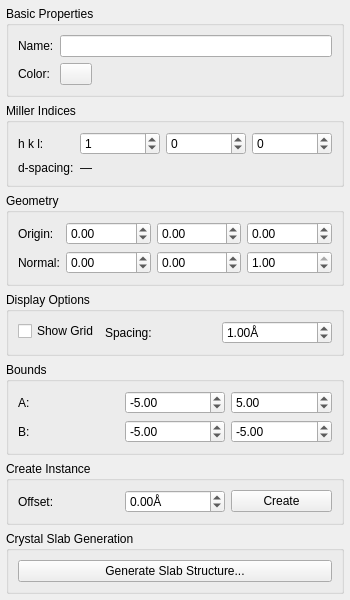
<?xml version="1.0" encoding="UTF-8"?>
<ui version="4.0">
 <class>PlaneInfoWidget</class>
 <widget class="QWidget" name="PlaneInfoWidget">
  <property name="geometry">
   <rect>
    <x>0</x>
    <y>0</y>
    <width>350</width>
    <height>600</height>
   </rect>
  </property>
  <property name="windowTitle">
   <string>Form</string>
  </property>
  <layout class="QVBoxLayout" name="verticalLayout">
   <property name="spacing">
    <number>6</number>
   </property>
   <property name="leftMargin">
    <number>6</number>
   </property>
   <property name="topMargin">
    <number>6</number>
   </property>
   <property name="rightMargin">
    <number>6</number>
   </property>
   <property name="bottomMargin">
    <number>6</number>
   </property>
   <item>
    <widget class="QGroupBox" name="basicGroup">
     <property name="title">
      <string>Basic Properties</string>
     </property>
     <layout class="QFormLayout" name="basicLayout">
      <property name="horizontalSpacing">
       <number>6</number>
      </property>
      <property name="verticalSpacing">
       <number>6</number>
      </property>
      <item row="0" column="0">
       <widget class="QLabel" name="nameLabel">
        <property name="text">
         <string>Name:</string>
        </property>
       </widget>
      </item>
      <item row="0" column="1">
       <widget class="QLineEdit" name="nameEdit"/>
      </item>
      <item row="1" column="0">
       <widget class="QLabel" name="colorLabel">
        <property name="text">
         <string>Color:</string>
        </property>
       </widget>
      </item>
      <item row="1" column="1">
       <widget class="QPushButton" name="colorButton">
        <property name="sizePolicy">
         <sizepolicy hsizetype="Maximum" vsizetype="Maximum">
          <horstretch>0</horstretch>
          <verstretch>0</verstretch>
         </sizepolicy>
        </property>
        <property name="maximumSize">
         <size>
          <width>32</width>
          <height>32</height>
         </size>
        </property>
        <property name="text">
         <string/>
        </property>
       </widget>
      </item>
     </layout>
    </widget>
   </item>
   <item>
    <widget class="QGroupBox" name="millerGroup">
     <property name="title">
      <string>Miller Indices</string>
     </property>
     <layout class="QFormLayout" name="millerFormLayout">
      <item row="0" column="0">
       <widget class="QLabel" name="millerLabel">
        <property name="text">
         <string>h k l:</string>
        </property>
       </widget>
      </item>
      <item row="0" column="1">
       <layout class="QHBoxLayout" name="millerHLayout">
        <item>
         <widget class="QSpinBox" name="millerHSpinBox">
          <property name="toolTip">
           <string>h (Miller index)</string>
          </property>
          <property name="minimum">
           <number>-99</number>
          </property>
          <property name="maximum">
           <number>99</number>
          </property>
          <property name="value">
           <number>1</number>
          </property>
         </widget>
        </item>
        <item>
         <widget class="QSpinBox" name="millerKSpinBox">
          <property name="toolTip">
           <string>k (Miller index)</string>
          </property>
          <property name="minimum">
           <number>-99</number>
          </property>
          <property name="maximum">
           <number>99</number>
          </property>
          <property name="value">
           <number>0</number>
          </property>
         </widget>
        </item>
        <item>
         <widget class="QSpinBox" name="millerLSpinBox">
          <property name="toolTip">
           <string>l (Miller index)</string>
          </property>
          <property name="minimum">
           <number>-99</number>
          </property>
          <property name="maximum">
           <number>99</number>
          </property>
          <property name="value">
           <number>0</number>
          </property>
         </widget>
        </item>
       </layout>
      </item>
      <item row="1" column="0">
       <widget class="QLabel" name="spacingLabel">
        <property name="text">
         <string>d-spacing:</string>
        </property>
       </widget>
      </item>
      <item row="1" column="1">
       <widget class="QLabel" name="spacingValueLabel">
        <property name="text">
         <string>—</string>
        </property>
        <property name="toolTip">
         <string>Interplanar spacing in Ångströms</string>
        </property>
       </widget>
      </item>
     </layout>
    </widget>
   </item>
   <item>
    <widget class="QGroupBox" name="geometryGroup">
     <property name="title">
      <string>Geometry</string>
     </property>
     <layout class="QVBoxLayout" name="geometryLayout">
      <item>
       <layout class="QFormLayout" name="originFormLayout">
        <item row="0" column="0">
         <widget class="QLabel" name="originLabel">
          <property name="text">
           <string>Origin:</string>
          </property>
         </widget>
        </item>
        <item row="0" column="1">
         <layout class="QHBoxLayout" name="originHLayout">
          <item>
           <widget class="QDoubleSpinBox" name="originXSpinBox">
            <property name="toolTip">
             <string>X coordinate</string>
            </property>
            <property name="minimum">
             <double>-999.000000000000000</double>
            </property>
            <property name="maximum">
             <double>999.000000000000000</double>
            </property>
           </widget>
          </item>
          <item>
           <widget class="QDoubleSpinBox" name="originYSpinBox">
            <property name="toolTip">
             <string>Y coordinate</string>
            </property>
            <property name="minimum">
             <double>-999.000000000000000</double>
            </property>
            <property name="maximum">
             <double>999.000000000000000</double>
            </property>
           </widget>
          </item>
          <item>
           <widget class="QDoubleSpinBox" name="originZSpinBox">
            <property name="toolTip">
             <string>Z coordinate</string>
            </property>
            <property name="minimum">
             <double>-999.000000000000000</double>
            </property>
            <property name="maximum">
             <double>999.000000000000000</double>
            </property>
           </widget>
          </item>
         </layout>
        </item>
        <item row="1" column="0">
         <widget class="QLabel" name="normalLabel">
          <property name="text">
           <string>Normal:</string>
          </property>
         </widget>
        </item>
        <item row="1" column="1">
         <layout class="QHBoxLayout" name="normalHLayout">
          <item>
           <widget class="QDoubleSpinBox" name="normalXSpinBox">
            <property name="toolTip">
             <string>X component</string>
            </property>
            <property name="minimum">
             <double>-1.000000000000000</double>
            </property>
            <property name="maximum">
             <double>1.000000000000000</double>
            </property>
            <property name="singleStep">
             <double>0.100000000000000</double>
            </property>
           </widget>
          </item>
          <item>
           <widget class="QDoubleSpinBox" name="normalYSpinBox">
            <property name="toolTip">
             <string>Y component</string>
            </property>
            <property name="minimum">
             <double>-1.000000000000000</double>
            </property>
            <property name="maximum">
             <double>1.000000000000000</double>
            </property>
            <property name="singleStep">
             <double>0.100000000000000</double>
            </property>
           </widget>
          </item>
          <item>
           <widget class="QDoubleSpinBox" name="normalZSpinBox">
            <property name="toolTip">
             <string>Z component</string>
            </property>
            <property name="minimum">
             <double>-1.000000000000000</double>
            </property>
            <property name="maximum">
             <double>1.000000000000000</double>
            </property>
            <property name="singleStep">
             <double>0.100000000000000</double>
            </property>
            <property name="value">
             <double>1.000000000000000</double>
            </property>
           </widget>
          </item>
         </layout>
        </item>
       </layout>
      </item>
     </layout>
    </widget>
   </item>
   <item>
    <widget class="QGroupBox" name="displayGroup">
     <property name="title">
      <string>Display Options</string>
     </property>
     <layout class="QFormLayout" name="displayFormLayout">
      <item row="0" column="0">
       <widget class="QCheckBox" name="showGridCheckBox">
        <property name="text">
         <string>Show Grid</string>
        </property>
       </widget>
      </item>
      <item row="0" column="1">
       <layout class="QHBoxLayout" name="gridSpacingLayout">
        <item>
         <widget class="QLabel" name="gridSpacingLabel">
          <property name="text">
           <string>Spacing:</string>
          </property>
         </widget>
        </item>
        <item>
         <widget class="QDoubleSpinBox" name="gridSpacingSpinBox">
          <property name="suffix">
           <string>Å</string>
          </property>
          <property name="minimum">
           <double>0.100000000000000</double>
          </property>
          <property name="maximum">
           <double>10.000000000000000</double>
          </property>
          <property name="value">
           <double>1.000000000000000</double>
          </property>
         </widget>
        </item>
       </layout>
      </item>
     </layout>
    </widget>
   </item>
   <item>
    <widget class="QGroupBox" name="boundsGroup">
     <property name="title">
      <string>Bounds</string>
     </property>
     <layout class="QGridLayout" name="boundsGridLayout">
      <item row="0" column="0">
       <widget class="QLabel" name="boundsALabel">
        <property name="text">
         <string>A:</string>
        </property>
       </widget>
      </item>
      <item row="0" column="1">
       <widget class="QDoubleSpinBox" name="boundsAMinSpinBox">
        <property name="toolTip">
         <string>Minimum A bound</string>
        </property>
        <property name="minimum">
         <double>-99.000000000000000</double>
        </property>
        <property name="maximum">
         <double>99.000000000000000</double>
        </property>
        <property name="value">
         <double>-5.000000000000000</double>
        </property>
       </widget>
      </item>
      <item row="0" column="2">
       <widget class="QDoubleSpinBox" name="boundsAMaxSpinBox">
        <property name="toolTip">
         <string>Maximum A bound</string>
        </property>
        <property name="minimum">
         <double>-99.000000000000000</double>
        </property>
        <property name="maximum">
         <double>99.000000000000000</double>
        </property>
        <property name="value">
         <double>5.000000000000000</double>
        </property>
       </widget>
      </item>
      <item row="1" column="0">
       <widget class="QLabel" name="boundsBLabel">
        <property name="text">
         <string>B:</string>
        </property>
       </widget>
      </item>
      <item row="1" column="1">
       <widget class="QDoubleSpinBox" name="boundsBMinSpinBox">
        <property name="toolTip">
         <string>Minimum B bound</string>
        </property>
        <property name="minimum">
         <double>-99.000000000000000</double>
        </property>
        <property name="maximum">
         <double>99.000000000000000</double>
        </property>
        <property name="value">
         <double>-5.000000000000000</double>
        </property>
       </widget>
      </item>
      <item row="1" column="2">
       <widget class="QDoubleSpinBox" name="boundsBMaxSpinBox">
        <property name="toolTip">
         <string>Maximum B bound</string>
        </property>
        <property name="minimum">
         <double>-99.000000000000000</double>
        </property>
        <property name="maximum">
         <double>99.000000000000000</double>
        </property>
        <property name="value">
         <double>-5.000000000000000</double>
        </property>
       </widget>
      </item>
     </layout>
    </widget>
   </item>
   <item>
    <widget class="QGroupBox" name="instanceGroup">
     <property name="title">
      <string>Create Instance</string>
     </property>
     <layout class="QHBoxLayout" name="instanceLayout">
      <item>
       <widget class="QLabel" name="offsetLabel">
        <property name="text">
         <string>Offset:</string>
        </property>
       </widget>
      </item>
      <item>
       <widget class="QDoubleSpinBox" name="newOffsetSpinBox">
        <property name="toolTip">
         <string>Distance from the main plane</string>
        </property>
        <property name="suffix">
         <string>Å</string>
        </property>
        <property name="minimum">
         <double>-100.000000000000000</double>
        </property>
        <property name="maximum">
         <double>100.000000000000000</double>
        </property>
       </widget>
      </item>
      <item>
       <widget class="QPushButton" name="createInstanceButton">
        <property name="text">
         <string>Create</string>
        </property>
       </widget>
      </item>
     </layout>
    </widget>
   </item>
   <item>
    <widget class="QGroupBox" name="slabGroup">
     <property name="title">
      <string>Crystal Slab Generation</string>
     </property>
     <layout class="QVBoxLayout" name="slabLayout">
      <item>
       <widget class="QPushButton" name="generateSlabButton">
        <property name="text">
         <string>Generate Slab Structure...</string>
        </property>
        <property name="toolTip">
         <string>Create a slab structure by cutting the crystal along this plane</string>
        </property>
       </widget>
      </item>
     </layout>
    </widget>
   </item>
   <item>
    <spacer name="verticalSpacer">
     <property name="orientation">
      <enum>Qt::Vertical</enum>
     </property>
     <property name="sizeHint" stdset="0">
      <size>
       <width>20</width>
       <height>40</height>
      </size>
     </property>
    </spacer>
   </item>
  </layout>
 </widget>
 <resources/>
 <connections/>
</ui>
